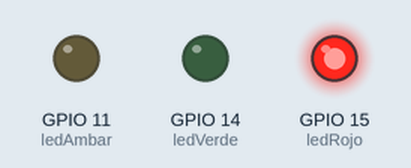
This program was run on a simulated ESP32-S3. Parts: output pins drawn as LEDs (lit = HIGH).

Above: at 2.5 s.
At 5.2 s:
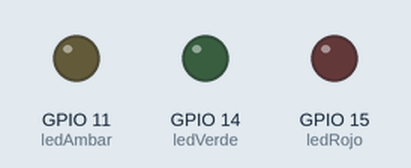
At 10.0 s:
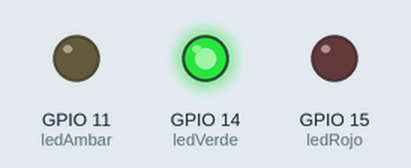
At 15.5 s:
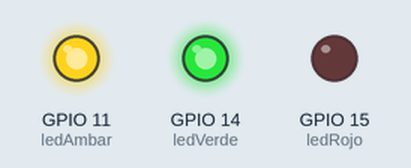
Timing chart, 0 to 21.5 s (numbered marks = the images above):
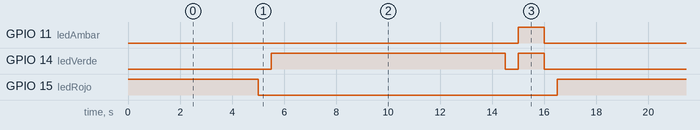

The program:

main.cpp
```cpp
#include <Arduino.h>

// put function declarations here:
int myFunction(int, int);

int ledRojo = 15; //porque la resistencia esta conectada al pin 15 en el procesador
int ledVerde = 14;
int ledAmbar = 11;

void setup() {
  pinMode(ledRojo,OUTPUT);
  pinMode(ledVerde,OUTPUT);
  pinMode(ledAmbar,OUTPUT);
}

void loop() {
  digitalWrite(ledRojo,HIGH);
  delay(5000);
  digitalWrite(ledRojo,LOW);
  delay(500);
  digitalWrite(ledVerde,HIGH);
  delay(9000);
  digitalWrite(ledVerde,LOW);
  delay(500);
  digitalWrite(ledVerde,HIGH);
  digitalWrite(ledAmbar,HIGH);
  delay(1000);
  digitalWrite(ledVerde,LOW);
  digitalWrite(ledAmbar,LOW);
  delay(500);

}

// put function definitions here:
int myFunction(int x, int y) {
  return x + y;
}
```

Measured:
- by itself, GPIO 11 (ledAmbar): alternates HIGH for 1.0 s and LOW for 15.5 s
- by itself, GPIO 14 (ledVerde): repeats every 16.5 s: LOW 0.50 s, HIGH 1.0 s, LOW 6.0 s, HIGH 9.0 s
- by itself, GPIO 15 (ledRojo): alternates HIGH for 5.0 s and LOW for 11.5 s
